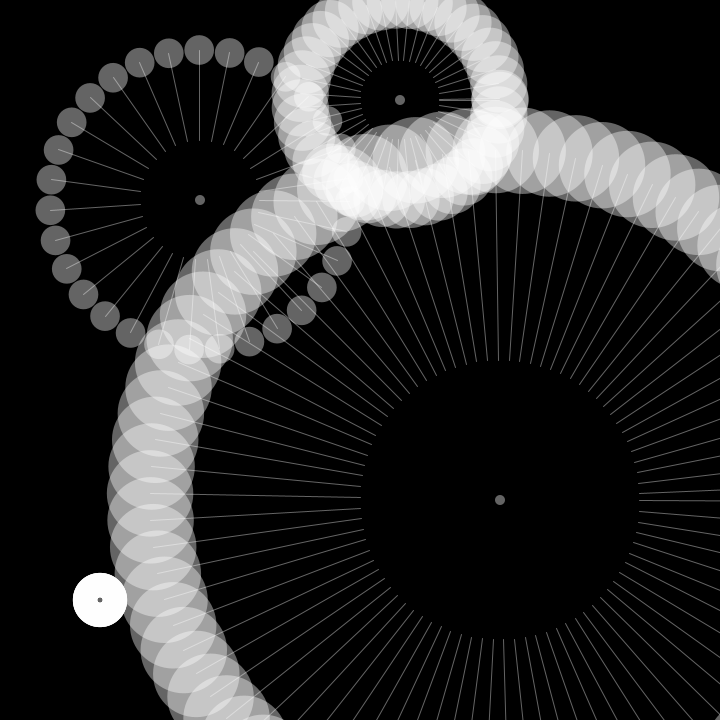
Frame 1 (no input)
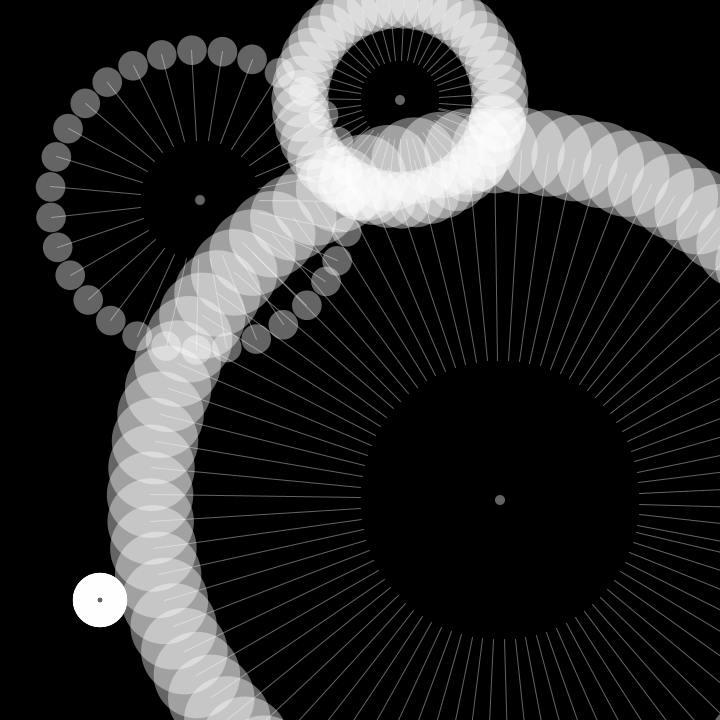
Frame 60 (the mouse pressed at the canvas centre just before this capture)
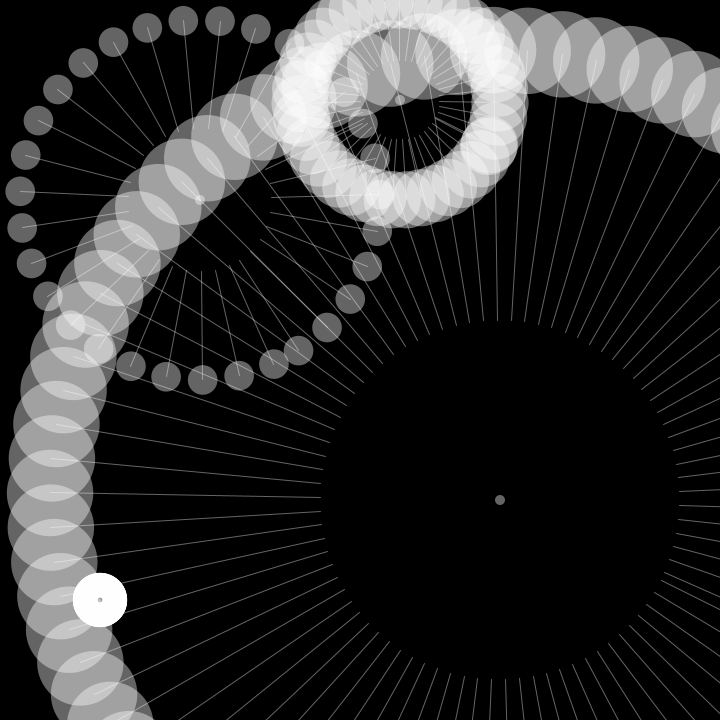
Frame 120 (the mouse held since frame 60 and released just before this capture)

The Processing sketch that drew these frames (run headless with seeded random() and noise(); from frame 60 on, the mouse is pressed at the canvas centre):

// Processing sketch: circleLineClassExample
// ── circleLineClassExample.pde
CircleThing ct1;
CircleThing ct2;
CircleThing ct3;
CircleThing ct4;

void setup(){
  size(720,720);
  //                    x,  y,  radius
  ct1 = new CircleThing(200,200,150);
  
  ct2 = new CircleThing(500,500,350);
  ct3 = new CircleThing(400,100,100);
  ct4 = new CircleThing(100,600,15);
}

void draw(){
  background(0);
  ct1.updateAndDrawSelf();
  ct2.updateAndDrawSelf();
  ct3.updateAndDrawSelf();
  ct4.updateAndDrawSelf();
}

void mousePressed(){
  ct1.radius += 30.0;
  ct2.radius += 100.0;
}
void mouseReleased(){
  ct1.radius -= 30.0; 
  ct2.radius -= 100.0;
}

// ── CircleThing.pde
class CircleThing {
  float x;
  float y;
  float radius;
  float theta_inc;
  float tiny_circle_diam;
  float rotation;
  float rotation_speed;
  
  // constructor
  CircleThing(float _x, float _y, float _radius){
    x = _x;
    y = _y;
    
    radius = _radius;
    
    theta_inc = random(PI*0.001, PI*0.1);
    tiny_circle_diam = random(5, 100);
    
    rotation = 0;
    rotation_speed = random (0.001, 0.01);
  }
  
  void updateAndDrawSelf(){
    // update
    rotation += rotation_speed;
    
    // draw
    stroke(255);
    
    pushMatrix();
    translate(x,y);
    rotate(rotation);
    
    for (float theta = 0; theta < TWO_PI; theta += theta_inc){
      float circle_x = radius*cos(theta);
      float circle_y = radius*sin(theta);
      float circle_x2 = radius*0.4*cos(theta);
      float circle_y2 = radius*0.4*sin(theta);
      
      stroke(255,100);
      line(circle_x2,circle_y2, circle_x, circle_y);
      
      fill(255,100);
      noStroke();
      ellipse(circle_x, circle_y, tiny_circle_diam,tiny_circle_diam);
    }
    ellipse(0,0, 10,10);
    
    popMatrix();
  }
  
}
